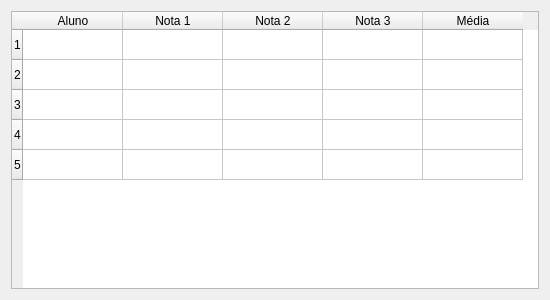
<?xml version="1.0" encoding="UTF-8"?>
<ui version="4.0">
 <class>Notas_Professor</class>
 <widget class="QDialog" name="Notas_Professor">
  <property name="geometry">
   <rect>
    <x>0</x>
    <y>0</y>
    <width>550</width>
    <height>300</height>
   </rect>
  </property>
  <property name="windowTitle">
   <string>Lançar / Alterar Notas</string>
  </property>
  <layout class="QVBoxLayout" name="verticalLayout">
   <item>
    <widget class="QTableWidget" name="tableWidget">
     <property name="rowCount">
      <number>5</number>
     </property>
     <row/>
     <row/>
     <row/>
     <row/>
     <row/>
     <column>
      <property name="text">
       <string>Aluno</string>
      </property>
     </column>
     <column>
      <property name="text">
       <string>Nota 1</string>
      </property>
     </column>
     <column>
      <property name="text">
       <string>Nota 2</string>
      </property>
     </column>
     <column>
      <property name="text">
       <string>Nota 3</string>
      </property>
     </column>
     <column>
      <property name="text">
       <string>Média</string>
      </property>
     </column>
    </widget>
   </item>
  </layout>
 </widget>
 <resources/>
 <connections/>
</ui>
